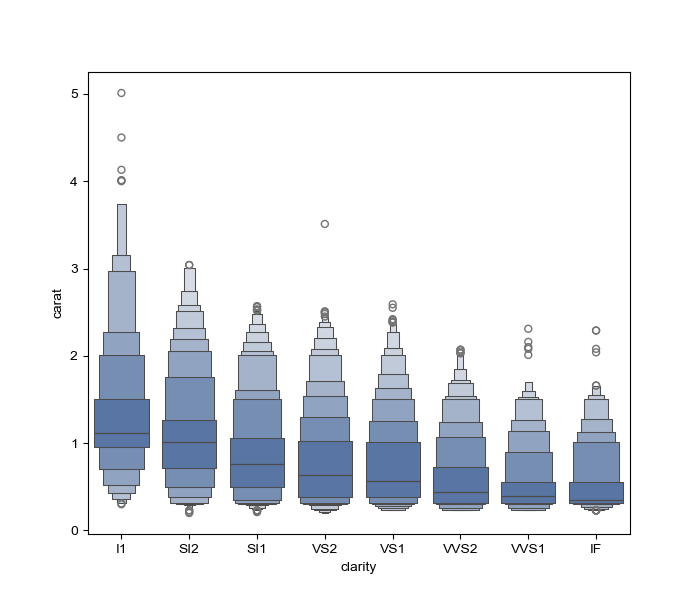

The script that drew this image:
# 引入所需库
import seaborn as sns
import matplotlib.pyplot as plt

# 设置图大小
f, ax = plt.subplots(figsize=(7, 6))
# 将主题设置为白色网格的风格
sns.set_theme(style="whitegrid")

# 加载示例数据集
diamonds = sns.load_dataset("diamonds")
clarity_ranking = ["I1", "SI2", "SI1", "VS2", "VS1", "VVS2", "VVS1", "IF"]

# 绘制密度分布图，使用 width_method 参数指定了宽度计算方法为linear
sns.boxenplot(
    diamonds, x="clarity", y="carat",
    color="b", order=clarity_ranking, width_method="linear",
)
plt.show()
